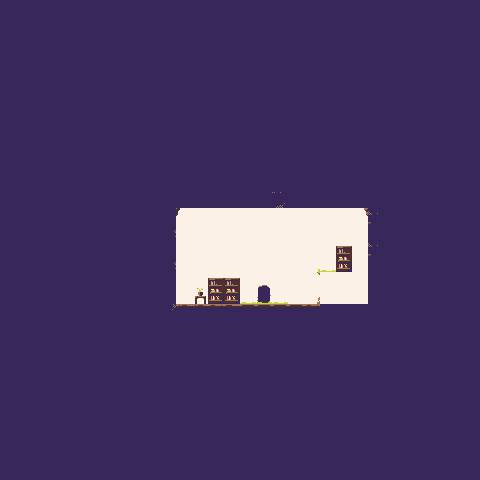

Tiled map render using the project's own tile images. Description and the whole map definition, tile-layer contents included, below:
An orthogonal 30x30 tile map with 16x16 px tiles, 3 tile layers (under, main, over) and 4 objects (3x crate, beginning2).

<map version="1.0" orientation="orthogonal" renderorder="right-down" width="30" height="30" tilewidth="16" tileheight="16">
 <tileset firstgid="1" name="tiles" tilewidth="16" tileheight="16">
  <image source="../image/tiles.png" width="512" height="512" />
 </tileset>
 <layer name="under" width="30" height="30">
  <data encoding="csv">
0,0,0,0,0,0,0,0,0,0,0,0,0,0,0,0,0,0,0,0,0,0,0,0,0,0,0,0,0,0,
0,0,0,0,0,0,0,0,0,0,0,0,0,0,0,0,0,0,0,0,0,0,0,0,0,0,0,0,0,0,
0,0,0,0,0,0,0,0,0,0,0,0,0,0,0,0,0,0,0,0,0,0,0,0,0,0,0,0,0,0,
0,0,0,0,0,0,0,0,0,0,0,0,0,0,0,0,0,0,0,0,0,0,0,0,0,0,0,0,0,0,
0,0,0,0,0,0,0,0,0,0,0,0,0,0,0,0,0,0,0,0,0,0,0,0,0,0,0,0,0,0,
0,0,0,0,0,0,0,0,0,0,0,0,0,0,0,0,0,0,0,0,0,0,0,0,0,0,0,0,0,0,
0,0,0,0,0,0,0,0,0,0,0,0,0,0,0,0,0,0,0,0,0,0,0,0,0,0,0,0,0,0,
0,0,0,0,0,0,0,0,0,0,0,0,0,0,0,0,0,0,0,0,0,0,0,0,0,0,0,0,0,0,
0,0,0,0,0,0,0,0,0,0,0,0,0,0,0,0,0,0,0,0,0,0,0,0,0,0,0,0,0,0,
0,0,0,0,0,0,0,0,0,0,0,0,0,0,0,0,0,0,0,0,0,0,0,0,0,0,0,0,0,0,
0,0,0,0,0,0,0,0,0,0,0,0,0,0,0,0,0,0,0,0,0,0,0,0,0,0,0,0,0,0,
0,0,0,0,0,0,0,0,0,0,0,0,0,0,0,0,0,0,0,0,0,0,0,0,0,0,0,0,0,0,
0,0,0,0,0,0,0,0,0,0,0,0,0,0,0,0,0,0,0,0,0,0,0,0,0,0,0,0,0,0,
0,0,0,0,0,0,0,0,0,0,0,17,17,17,17,17,17,17,17,17,17,17,17,0,0,0,0,0,0,0,
0,0,0,0,0,0,0,0,0,0,0,17,17,17,17,17,17,17,17,17,17,17,17,0,0,0,0,0,0,0,
0,0,0,0,0,0,0,0,0,0,0,17,17,17,17,17,17,17,17,17,17,83,17,0,0,0,0,0,0,0,
0,0,0,0,0,0,0,0,0,0,0,17,17,17,17,17,17,17,17,17,17,115,17,0,0,0,0,0,0,0,
0,0,0,0,0,0,0,0,0,0,0,17,17,83,83,17,81,17,17,17,17,17,17,0,0,0,0,0,0,0,
0,0,0,0,0,0,0,0,0,0,0,17,116,115,115,17,113,17,17,17,17,17,17,0,0,0,0,0,0,0,
0,0,0,0,0,0,0,0,0,0,0,0,0,0,0,0,0,0,0,0,0,0,0,0,0,0,0,0,0,0,
0,0,0,0,0,0,0,0,0,0,0,0,0,0,0,0,0,0,0,0,0,0,0,0,0,0,0,0,0,0,
0,0,0,0,0,0,0,0,0,0,0,0,0,0,0,0,0,0,0,0,0,0,0,0,0,0,0,0,0,0,
0,0,0,0,0,0,0,0,0,0,0,0,0,0,0,0,0,0,0,0,0,0,0,0,0,0,0,0,0,0,
0,0,0,0,0,0,0,0,0,0,0,0,0,0,0,0,0,0,0,0,0,0,0,0,0,0,0,0,0,0,
0,0,0,0,0,0,0,0,0,0,0,0,0,0,0,0,0,0,0,0,0,0,0,0,0,0,0,0,0,0,
0,0,0,0,0,0,0,0,0,0,0,0,0,0,0,0,0,0,0,0,0,0,0,0,0,0,0,0,0,0,
0,0,0,0,0,0,0,0,0,0,0,0,0,0,0,0,0,0,0,0,0,0,0,0,0,0,0,0,0,0,
0,0,0,0,0,0,0,0,0,0,0,0,0,0,0,0,0,0,0,0,0,0,0,0,0,0,0,0,0,0,
0,0,0,0,0,0,0,0,0,0,0,0,0,0,0,0,0,0,0,0,0,0,0,0,0,0,0,0,0,0,
0,0,0,0,0,0,0,0,0,0,0,0,0,0,0,0,0,0,0,0,0,0,0,0,0,0,0,0,0,0
</data>
 </layer>
 <layer name="main" width="30" height="30">
  <data encoding="csv">
99,99,99,99,99,99,99,99,99,99,99,99,99,99,99,99,99,99,99,99,99,99,99,99,99,99,99,99,99,99,
99,99,99,99,99,99,99,99,99,99,99,99,99,99,99,99,99,99,99,99,99,99,99,99,99,99,99,99,99,99,
99,99,99,99,99,99,99,99,99,99,99,99,99,99,99,99,99,99,99,99,99,99,99,99,99,99,99,99,99,99,
99,99,99,99,99,99,99,99,99,99,99,99,99,99,99,99,99,99,99,99,99,99,99,99,99,99,99,99,99,99,
99,99,99,99,99,99,99,99,99,99,99,99,99,99,99,99,99,99,99,99,99,99,99,99,99,99,99,99,99,99,
99,99,99,99,99,99,99,99,99,99,99,99,99,99,99,99,99,99,99,99,99,99,99,99,99,99,99,99,99,99,
99,99,99,99,99,99,99,99,99,99,99,99,99,99,99,99,99,99,99,99,99,99,99,99,99,99,99,99,99,99,
99,99,99,99,99,99,99,99,99,99,99,99,99,99,99,99,99,99,99,99,99,99,99,99,99,99,99,99,99,99,
99,99,99,99,99,99,99,99,99,99,99,99,99,99,99,99,99,99,99,99,99,99,99,99,99,99,99,99,99,99,
99,99,99,99,99,99,99,99,99,99,99,99,99,99,99,99,99,99,99,99,99,99,99,99,99,99,99,99,99,99,
99,99,99,99,99,99,99,99,99,99,99,99,99,99,99,99,99,99,99,99,99,99,99,99,99,99,99,99,99,99,
99,99,99,99,99,99,99,99,99,99,99,99,99,99,99,99,99,99,99,99,99,99,99,99,99,99,99,99,99,99,
99,99,99,99,99,99,99,99,99,99,99,99,99,99,99,99,99,161,99,99,99,99,99,99,99,99,99,99,99,99,
99,99,99,99,99,99,99,99,99,99,99,0,0,0,0,0,0,0,0,0,0,0,0,129,99,99,99,99,99,99,
99,99,99,99,99,99,99,99,99,99,100,0,0,0,0,0,0,0,0,0,0,0,0,99,99,99,99,99,99,99,
99,99,99,99,99,99,99,99,99,99,99,0,0,0,0,0,0,0,0,0,0,0,0,129,99,99,99,99,99,99,
99,99,99,99,99,99,99,99,99,99,100,0,0,0,0,0,0,0,0,0,0,0,0,99,99,99,99,99,99,99,
99,99,99,99,99,99,99,99,99,99,99,0,0,0,0,0,0,0,0,0,0,0,0,99,99,99,99,99,99,99,
99,99,99,99,99,99,99,99,99,99,99,0,0,0,0,0,0,0,0,0,0,0,0,99,99,99,99,99,99,99,
99,99,99,99,99,99,99,99,99,99,68,49,49,50,51,52,52,52,52,50,99,99,99,99,99,99,99,99,99,99,
99,99,99,99,99,99,99,99,99,99,99,99,99,99,99,99,99,99,99,99,99,99,99,99,99,99,99,99,99,99,
99,99,99,99,99,99,99,99,99,99,99,99,99,99,99,99,99,99,99,99,99,99,99,99,99,99,99,99,99,99,
99,99,99,99,99,99,99,99,99,99,99,99,99,99,99,99,99,99,99,99,99,99,99,99,99,99,99,99,99,99,
99,99,99,99,99,99,99,99,99,99,99,99,99,99,99,99,99,99,99,99,99,99,99,99,99,99,99,99,99,99,
99,99,99,99,99,99,99,99,99,99,99,99,99,99,99,99,99,99,99,99,99,99,99,99,99,99,99,99,99,99,
99,99,99,99,99,99,99,99,99,99,99,99,99,99,99,99,99,99,99,99,99,99,99,99,99,99,99,99,99,99,
99,99,99,99,99,99,99,99,99,99,99,99,99,99,99,99,99,99,99,99,99,99,99,99,99,99,99,99,99,99,
99,99,99,99,99,99,99,99,99,99,99,99,99,99,99,99,99,99,99,99,99,99,99,99,99,99,99,99,99,99,
99,99,99,99,99,99,99,99,99,99,99,99,99,99,99,99,99,99,99,99,99,99,99,99,99,99,99,99,99,99,
99,99,99,99,99,99,99,99,99,99,99,99,99,99,99,99,99,99,99,99,99,99,99,99,99,99,99,99,99,99
</data>
 </layer>
 <layer name="over" width="30" height="30">
  <data encoding="csv">
0,0,0,0,0,0,0,0,0,0,0,0,0,0,0,0,0,0,0,0,0,0,0,0,0,0,0,0,0,0,
0,0,0,0,0,0,0,0,0,0,0,0,0,0,0,0,0,0,0,0,0,0,0,0,0,0,0,0,0,0,
0,0,0,0,0,0,0,0,0,0,0,0,0,0,0,0,0,0,0,0,0,0,0,0,0,0,0,0,0,0,
0,0,0,0,0,0,0,0,0,0,0,0,0,0,0,0,0,0,0,0,0,0,0,0,0,0,0,0,0,0,
0,0,0,0,0,0,0,0,0,0,0,0,0,0,0,0,0,0,0,0,0,0,0,0,0,0,0,0,0,0,
0,0,0,0,0,0,0,0,0,0,0,0,0,0,0,0,0,0,0,0,0,0,0,0,0,0,0,0,0,0,
0,0,0,0,0,0,0,0,0,0,0,0,0,0,0,0,0,0,0,0,0,0,0,0,0,0,0,0,0,0,
0,0,0,0,0,0,0,0,0,0,0,0,0,0,0,0,0,0,0,0,0,0,0,0,0,0,0,0,0,0,
0,0,0,0,0,0,0,0,0,0,0,0,0,0,0,0,0,0,0,0,0,0,0,0,0,0,0,0,0,0,
0,0,0,0,0,0,0,0,0,0,0,0,0,0,0,0,0,0,0,0,0,0,0,0,0,0,0,0,0,0,
0,0,0,0,0,0,0,0,0,0,0,0,0,0,0,0,0,0,0,0,0,0,0,0,0,0,0,0,0,0,
0,0,0,0,0,0,0,0,0,0,0,0,0,0,0,0,0,0,0,0,0,0,0,0,0,0,0,0,0,0,
0,0,0,0,0,0,0,0,0,0,0,0,0,0,0,0,0,0,0,0,0,0,0,0,0,0,0,0,0,0,
0,0,0,0,0,0,0,0,0,0,0,72,0,0,0,0,0,0,0,0,0,0,71,0,0,0,0,0,0,0,
0,0,0,0,0,0,0,0,0,0,0,0,0,0,0,0,0,0,0,0,0,0,0,0,0,0,0,0,0,0,
0,0,0,0,0,0,0,0,0,0,0,0,0,0,0,0,0,0,0,0,0,0,0,0,0,0,0,0,0,0,
0,0,0,0,0,0,0,0,0,0,0,0,0,0,0,0,0,0,0,360,293,0,0,0,0,0,0,0,0,0,
0,0,0,0,0,0,0,0,0,0,0,0,0,0,0,0,0,0,0,392,0,0,0,0,0,0,0,0,0,0,
0,0,0,0,0,0,0,0,0,0,0,0,0,0,0,293,293,293,0,39,0,0,0,0,0,0,0,0,0,0,
0,0,0,0,0,0,0,0,0,0,0,0,0,0,0,0,0,0,0,0,0,0,0,0,0,0,0,0,0,0,
0,0,0,0,0,0,0,0,0,0,0,0,0,0,0,0,0,0,0,0,0,0,0,0,0,0,0,0,0,0,
0,0,0,0,0,0,0,0,0,0,0,0,0,0,0,0,0,0,0,0,0,0,0,0,0,0,0,0,0,0,
0,0,0,0,0,0,0,0,0,0,0,0,0,0,0,0,0,0,0,0,0,0,0,0,0,0,0,0,0,0,
0,0,0,0,0,0,0,0,0,0,0,0,0,0,0,0,0,0,0,0,0,0,0,0,0,0,0,0,0,0,
0,0,0,0,0,0,0,0,0,0,0,0,0,0,0,0,0,0,0,0,0,0,0,0,0,0,0,0,0,0,
0,0,0,0,0,0,0,0,0,0,0,0,0,0,0,0,0,0,0,0,0,0,0,0,0,0,0,0,0,0,
0,0,0,0,0,0,0,0,0,0,0,0,0,0,0,0,0,0,0,0,0,0,0,0,0,0,0,0,0,0,
0,0,0,0,0,0,0,0,0,0,0,0,0,0,0,0,0,0,0,0,0,0,0,0,0,0,0,0,0,0,
0,0,0,0,0,0,0,0,0,0,0,0,0,0,0,0,0,0,0,0,0,0,0,0,0,0,0,0,0,0,
0,0,0,0,0,0,0,0,0,0,0,0,0,0,0,0,0,0,0,0,0,0,0,0,0,0,0,0,0,0
</data>
 </layer>
 <objectgroup name="entities">
  <object name="door" type="beginning2" x="258.833" y="285.667" width="12" height="18.3333" />
  <object name="crate" x="310.583" y="282.333" width="11" height="11" />
  <object name="crate" x="310.167" y="293.833" width="11" height="11" />
  <object name="crate" x="298.917" y="293.583" width="11" height="11" />
 </objectgroup>
</map>
